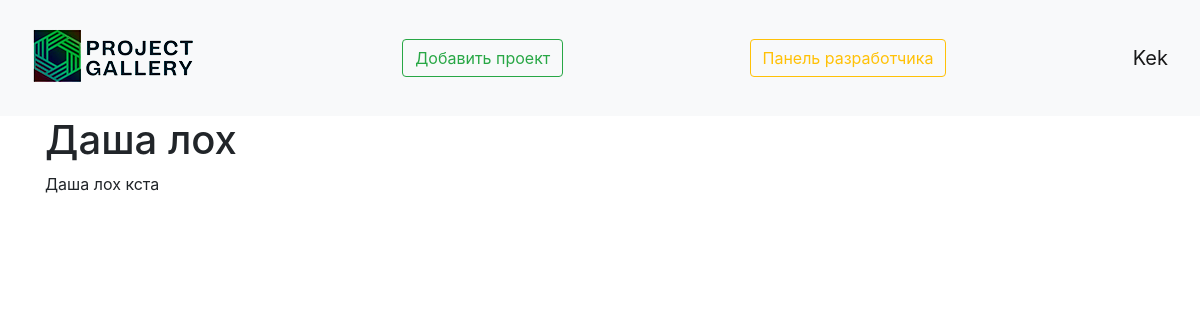
Screenshot of /viewing_project/5 (signed in) with the database file from the repository.
### data/user.py (models this page shows, shortened)
class User(SqlAlchemyBase, UserMixin, SerializerMixin):
    __tablename__ = 'users'
    id = sqlalchemy.Column(sqlalchemy.Integer,
                           primary_key=True, autoincrement=True)
    name = sqlalchemy.Column(sqlalchemy.String, nullable=True)
    about = sqlalchemy.Column(sqlalchemy.String, nullable=True)
    email = sqlalchemy.Column(sqlalchemy.String,
                              index=True, unique=True, nullable=True)
    hashed_password = sqlalchemy.Column(sqlalchemy.String, nullable=True)
    created_date = sqlalchemy.Column(sqlalchemy.DateTime,
                                     default=datetime.datetime.now)
    is_developer = sqlalchemy.Column(sqlalchemy.Boolean, nullable=True, default=False)
    projects = orm.relation("Projects", back_populates='user')

### data/projects.py (models this page shows)
class Projects(SqlAlchemyBase, SerializerMixin):
    __tablename__ = 'projects'
    id = sqlalchemy.Column(sqlalchemy.Integer,
                           primary_key=True, autoincrement=True)
    title = sqlalchemy.Column(sqlalchemy.String, nullable=True)
    content = sqlalchemy.Column(sqlalchemy.String, nullable=True)
    created_date = sqlalchemy.Column(sqlalchemy.DateTime,
                                     default=datetime.datetime.now)
    is_private = sqlalchemy.Column(sqlalchemy.Boolean, default=True)
    is_confirmed = sqlalchemy.Column(sqlalchemy.Boolean, nullable=True, default=False)
    is_deleted = sqlalchemy.Column(sqlalchemy.Boolean, nullable=True, default=False)
    image = sqlalchemy.Column(nullable=True)
    user_id = sqlalchemy.Column(sqlalchemy.Integer,
                                sqlalchemy.ForeignKey("users.id"))
    user = orm.relation('User')

### main.py (the view)
@app.route('/viewing_project/<int:id>', methods=['GET', 'POST'])
@login_required
def viewing_project(id):
    db_sess = db_session.create_session()
    projects = db_sess.query(Projects).filter(Projects.id == id).first()
    return render_template("viewing_project.html", projects=projects)

### data/db_session.py (called while the page is built)
def create_session() -> Session:
    global __factory
    return __factory()

### main.py (called while the page is built)
@login_manager.user_loader
def load_user(user_id):
    db_sess = db_session.create_session()
    return db_sess.query(User).get(user_id)

### templates/viewing_project.html (shortened to what this page needs)
{% extends "base.html" %}
{% block content %}
<h1>{{ projects.title }}</h1>
<p>{{ projects.content }}</p>
{% endblock %}

### templates/base.html (shortened to what this page needs)
<!doctype html>
<html lang="en">
<head>
    <link rel="stylesheet"
          href="https://stackpath.bootstrapcdn.com/bootstrap/4.4.1/css/bootstrap.min.css"
>
</head>
<body>
<header>
    <nav class="navbar navbar-light bg-light">
        <a href="/"><img src="/static/img/small_logo2.png" alt="здесь должна была быть картинка, но не нашлась"></a>
        <a href="projects" class="btn btn-outline-success">Добавить проект</a>
        {% if current_user.is_developer %}
        <a href="/developer_panel" class="btn btn-outline-warning">
            Панель разработчика
        </a>
        {% endif %}
        {% if current_user.is_authenticated %}
    <a class="navbar-brand" href="/user_profile">{{ current_user.name }}</a>
{% else %}
    <p>
        <a class="btn btn-primary " href="/register">Зарегистрироваться</a>
        <a class="btn btn-success" href="/login">Войти</a>
    </p>
{% endif %}
    </nav>
</header>
<main role="main" class="container">
    {% block content %}{% endblock %}
</main>
</body>
</html>

### rows the page displays
User: name "Kek"
Projects: title "Даша лох", content "Даша лох кста"
